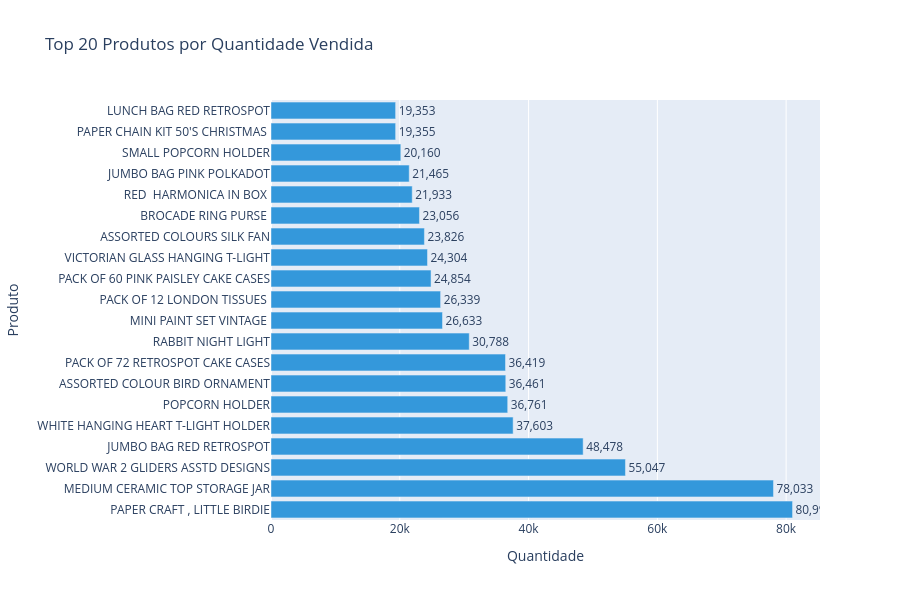

Here is the notebook cell this chart was saved with:
### Code cell
# Top 20 por quantidade

top_produtos_qtd = df_vendas.groupby(['StockCode', 'Description']).agg(
    quantidade=('Quantity', 'sum')
).reset_index().sort_values('quantidade', ascending=False).head(20)

fig = go.Figure()

fig.add_trace(go.Bar(
    x=top_produtos_qtd['quantidade'],
    y=top_produtos_qtd['Description'],
    orientation='h',
    marker_color='#3498db',
    text=[f'{x:,.0f}' for x in top_produtos_qtd['quantidade']],
    textposition='outside'
))

fig.update_layout(
    title='Top 20 Produtos por Quantidade Vendida',
    xaxis_title='Quantidade',
    yaxis_title='Produto',
    height=600
)

fig.show()

### Figure 1 — Plotly figure (JSON) as saved in the notebook; plotly's stock layout.template omitted (floating-point values rounded to 4 significant figures)
{"data": [{"marker": {"color": "#3498db"}, "orientation": "h", "text": ["80,995", "78,033", "55,047", "48,478", "37,603", "36,761", "36,461", "36,419", "30,788", "26,633", "26,339", "24,854", "24,304", "23,826", "23,056", "21,933", "21,465", "20,160", "19,355", "19,353"], "textposition": "outside", "type": "bar", "x": [80995, 78033, 55047, 48478, 37603, 36761, 36461, 36419, 30788, 26633, 26339, 24854, 24304, 23826, 23056, 21933, 21465, 20160, 19355, 19353], "y": ["PAPER CRAFT , LITTLE BIRDIE", "MEDIUM CERAMIC TOP STORAGE JAR", "WORLD WAR 2 GLIDERS ASSTD DESIGNS", "JUMBO BAG RED RETROSPOT", "WHITE HANGING HEART T-LIGHT HOLDER", "POPCORN HOLDER", "ASSORTED COLOUR BIRD ORNAMENT", "PACK OF 72 RETROSPOT CAKE CASES", "RABBIT NIGHT LIGHT", "MINI PAINT SET VINTAGE ", "PACK OF 12 LONDON TISSUES ", "PACK OF 60 PINK PAISLEY CAKE CASES", "VICTORIAN GLASS HANGING T-LIGHT", "ASSORTED COLOURS SILK FAN", "BROCADE RING PURSE ", "RED  HARMONICA IN BOX ", "JUMBO BAG PINK POLKADOT", "SMALL POPCORN HOLDER", "PAPER CHAIN KIT 50'S CHRISTMAS ", "LUNCH BAG RED RETROSPOT"]}], "layout": {"height": 600, "title": {"text": "Top 20 Produtos por Quantidade Vendida"}, "xaxis": {"title": {"text": "Quantidade"}}, "yaxis": {"title": {"text": "Produto"}}}}
